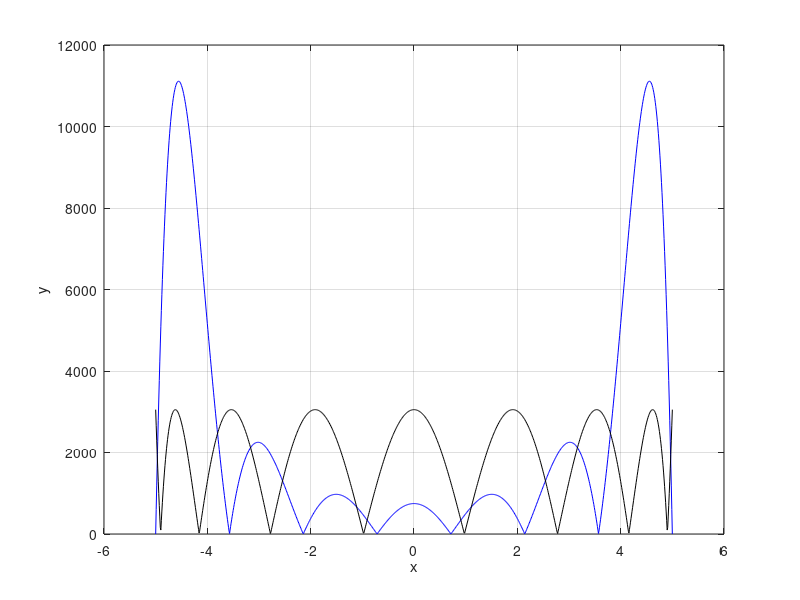

Reproduce this figure in MATLAB.
clf

% graph of (x-x_0)(x-x_1)...(x-x_7) for x_i = -5 - 10i/7
xi = linspace(-5,5,8);
x = -5:0.01:5;
y = 1;
for i = 1:8
  y = y.*(x-xi(i));
end
plot(x,abs(y),'b');
hold on
grid on

% graph of (x-x_0)(x-x_1)...(x-x_7) for x_i = -5 cos((2i+1)pi/16)
i = 0:1:7;
xi = 5*cos((2*i+1)*pi/16);
y = 1;
for i = 1:8
  y = y.*(x-xi(i));
end
plot(x,abs(y),'k');
xlabel('x')
ylabel('y')
